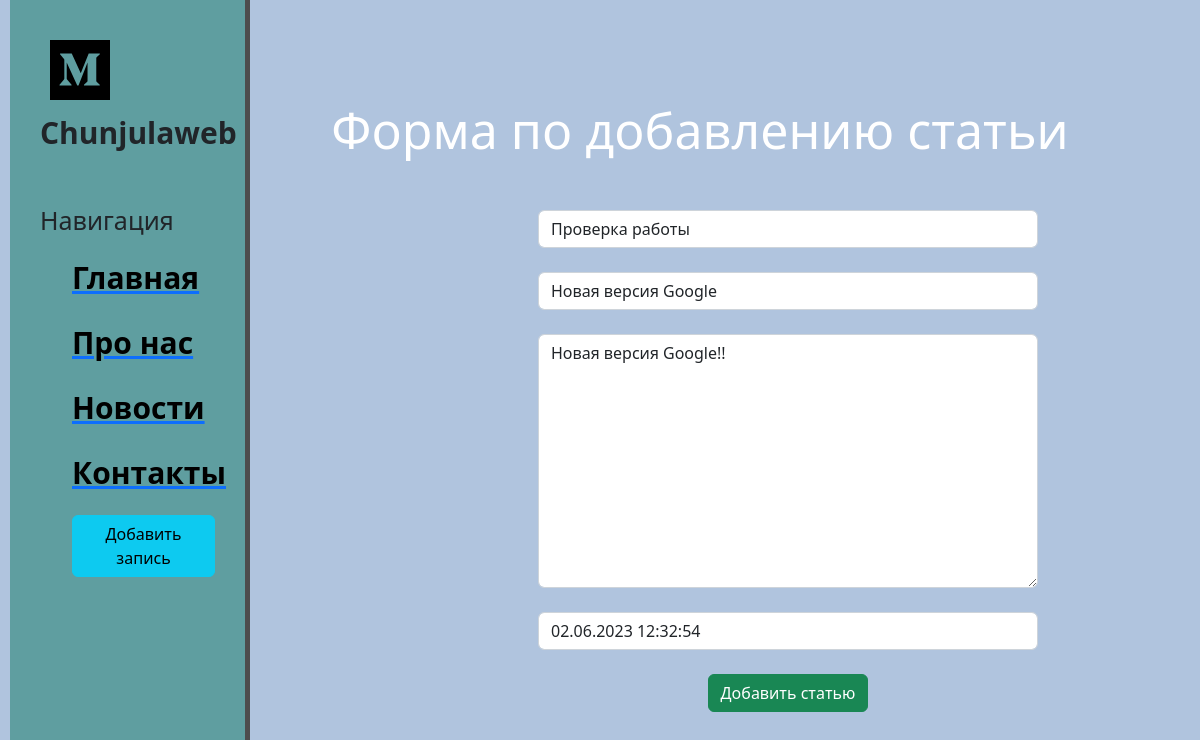
/news/1/update, run on the app's committed database.
### news/models.py (models this page shows, shortened)
class Articles(models.Model):
    title = models.CharField('Название', max_length=50)
    anons = models.CharField('Анонс', max_length=250)
    full_text = models.TextField('Статья')
    date = models.DateTimeField('Дата публикации')
    class Meta:
        verbose_name = 'Новость'
        verbose_name_plural = 'Новости'

### news/views.py (the view)
# urls.py: path('<int:pk>/update', views.NewsUpdateView.as_view(), name='news-update'),
class NewsUpdateView(UpdateView):
    model = Articles
    template_name = 'news/create.html'
    form_class = ArticlesForm

### news/forms.py
class ArticlesForm(ModelForm):
    class Meta:
        model = Articles
        fields = ['title', 'anons', 'full_text', 'date']
        widgets = {
            "title": TextInput(attrs={
                'class': 'form-control',
                'placeholder': 'Название статьи'
            }),
            "anons": TextInput(attrs={
                'class': 'form-control',
                'placeholder': 'Анонс статьи'
            }),
            "date": DateTimeInput(attrs={
                'class': 'form-control',
                'placeholder': 'Дата статьи'
            }),
            "full_text": Textarea(attrs={
                'class': 'form-control',
                'placeholder': 'Текст статьи'
            })
        }

### news/templates/news/create.html (shortened to what this page needs)
{% extends 'main/layout.html' %}
{% block content %}
    <div class="features">
        <h1>Форма по добавлению статьи</h1>
       <form method="post">
           {{ form.title }}<br>
           {{ form.anons }}<br>
           {{ form.full_text }}<br>
           {{ form.date }}<br>
           <button class="btn btn-success" type="submit">Добавить статью</button>
       </form>
    </div>
{% endblock %}

### main/static/main/css/main.css (style rules this page uses)
body { background: #B0C4DE; }
main .features { float: left; color: #fff; margin-top: 100px; text-align: center; width: 75%; }
main .features h1 { font-size: 50px; }
form { margin-left: 32%; width: 500px; margin-top: 50px; }

### data on the page
Articles: title "Проверка работы", anons "Новая версия Google", full_text "Новая версия Google!!", date "02.06.2023 12:32:54"
